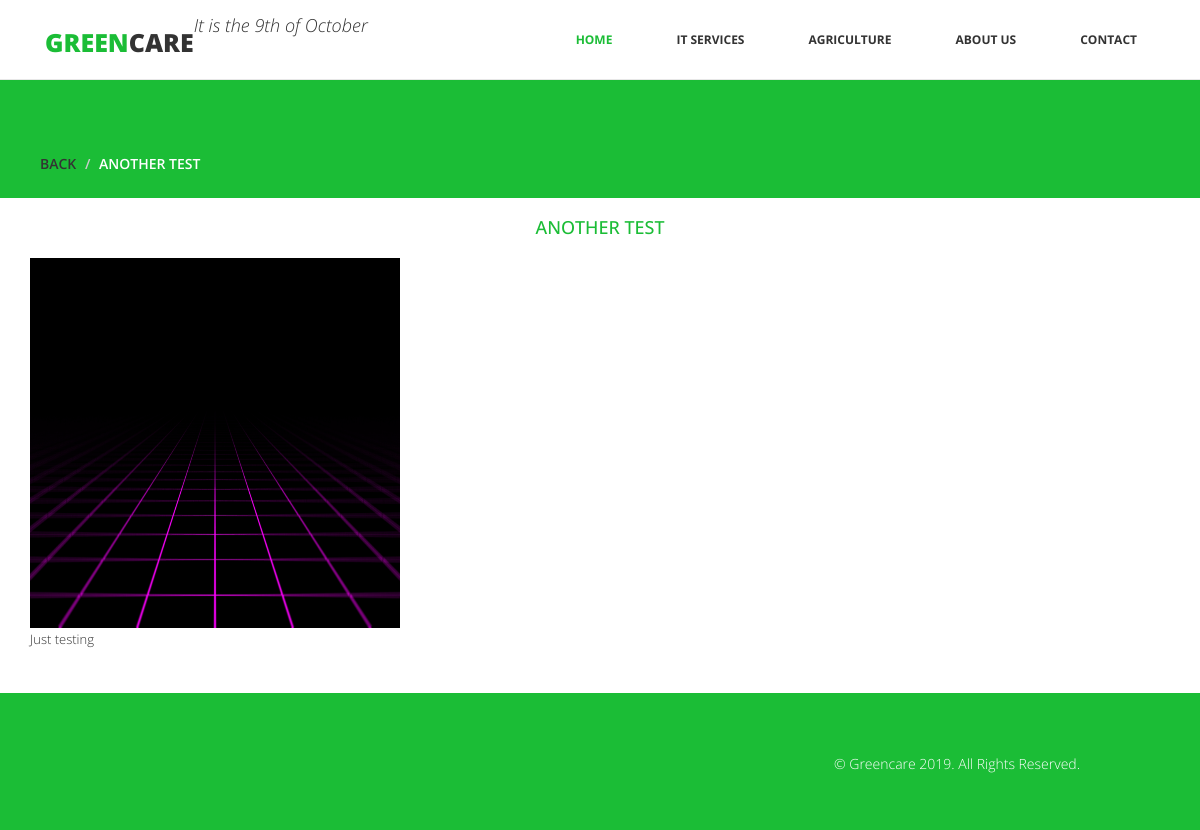
Screenshot of /newslist/3/ with the database file from the repository.
### greencare/models.py (models this page shows, shortened)
class Article(models.Model):
    newsheading = models.CharField('News Heading', max_length=1000, )
    newscontent = models.TextField(verbose_name='News Content', default='')
    newsdate = models.DateField(auto_now=True)
    newspicture = models.ImageField('Attached Image', upload_to='news/', null=True, blank=True,
                                    help_text='this field is optional', default='../../static/greencare/images/4.jpg')
    class Meta:
        verbose_name_plural = 'News'
        verbose_name = 'News'

### greencare/views.py (the view)
# urls.py: path('newslist/<int:news_id>/', views.newsdetail, name='newsdetail'),
def newsdetail(request, news_id):
    news = Article.objects.all()
    try:
        newsdetail = Article.objects.get(pk=news_id)
    except Article.DoesNotExist:
        raise Http404("News does not exist!")
    return render(request, 'greencare/newsdetail.html',
                  {
                      'newsdetail': newsdetail,
                  })

### greencare/templates/greencare/newsdetail.html (shortened to what this page needs)
{% extends 'greencare/base.html' %}
{% block content %}
    <div id="breadcrumb">
		<div class="container">
			<div class="breadcrumb">
				<li><a href="#">Back</a></li>
				<li>{{ newsdetail.newsheading }}</li>
			</div>
		</div>
	</div>
    <div class="container">
			<div class="text-center">
				<h2>{{ newsdetail.newsheading }}</h2>
			</div>
            {% if newsdetail %}
                {% if newsdetail.newspicture %}
                    <img src="{{ newsdetail.newspicture.url }}" width="370px" height="370px">
                {% endif %}
                {{ newsdetail.newscontent | safe }}
                {% else %}
                    <p>News Does Not Exist!</p>
            {% endif %}
		</div>
{% endblock %}

### greencare/static/greencare/css/style.css (style rules this page uses)
body { font-family:'Open Sans', Arial, sans-serif; font-size:14px; font-weight:300; line-height:1.6em; color:#fff; background-color:#fff; overflow-x:hidden; }
hi,h2,h3,h4,h5,h6 { color:#333; line-height:1.1em; }
p { color:#333; font-size:13px; }
a { text-decoration:none; transition: all 0.1s ease-in-out; -moz-transition: all 0.1s ease-in-out; -webkit-transition: all 0.1s ease-in-out; -o-transition: all 0.1s ease-in-out; outline: none; color:#333; }
.text-center h2 { margin-bottom:30px; }
#breadcrumb { background-color: #1BBD36; margin-top: -20px; }
.breadcrumb { list-style: none; background-color: #1BBD36; border-radius: 0px; padding:3px 10px; }
.breadcrumb li { text-transform:uppercase; margin-top:125px; font-weight:600; }
.text-center h2 { margin-top:20px; margin-bottom:20px; text-transform:uppercase; font-size:18px; color: #1BBD36; }

### rows the page displays
Article: newsheading "ANOTHER TEST", newspicture (picture), newscontent "Just testing"
